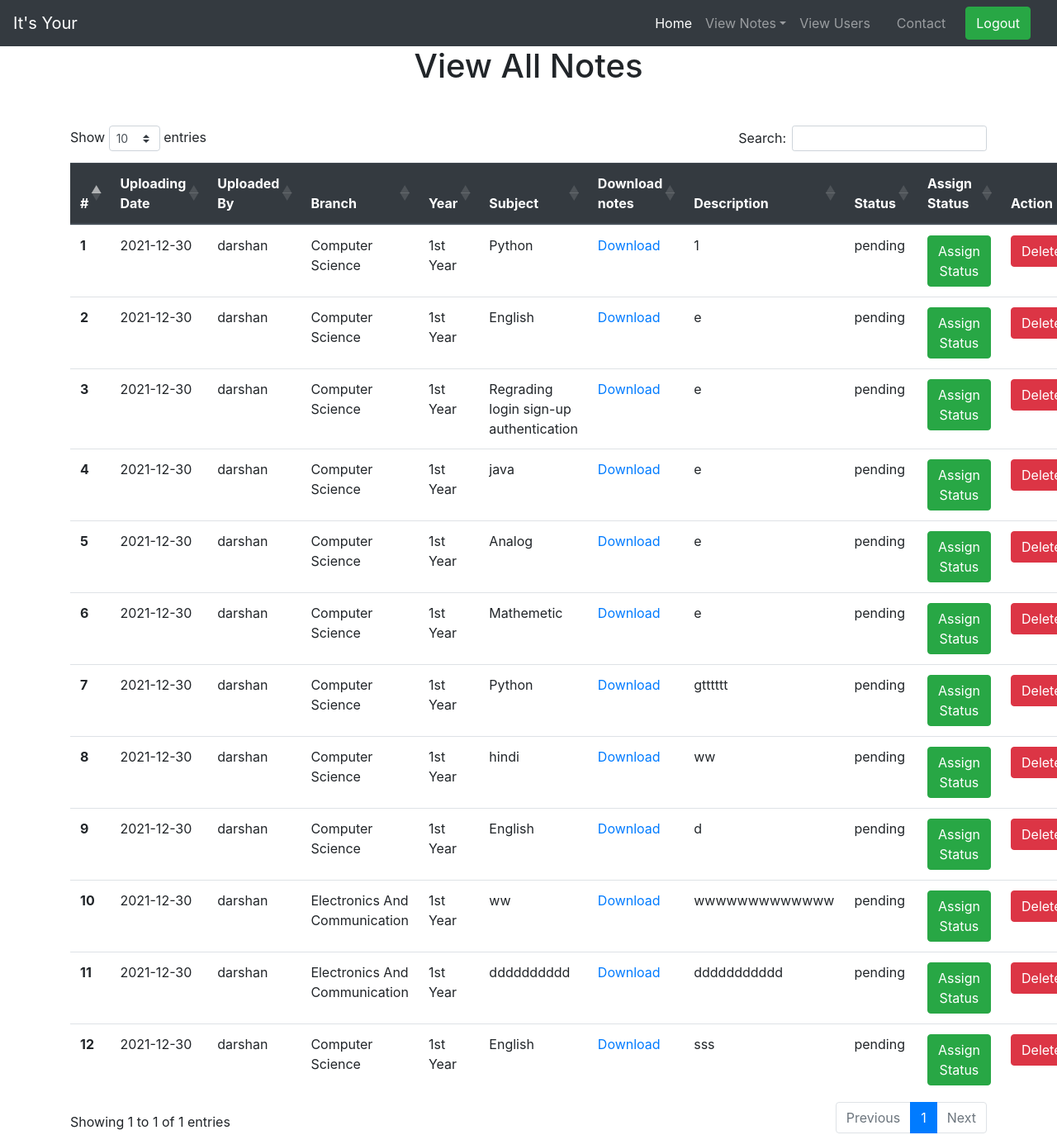
/all_notes (signed in), run on an earlier commit of the app's database.
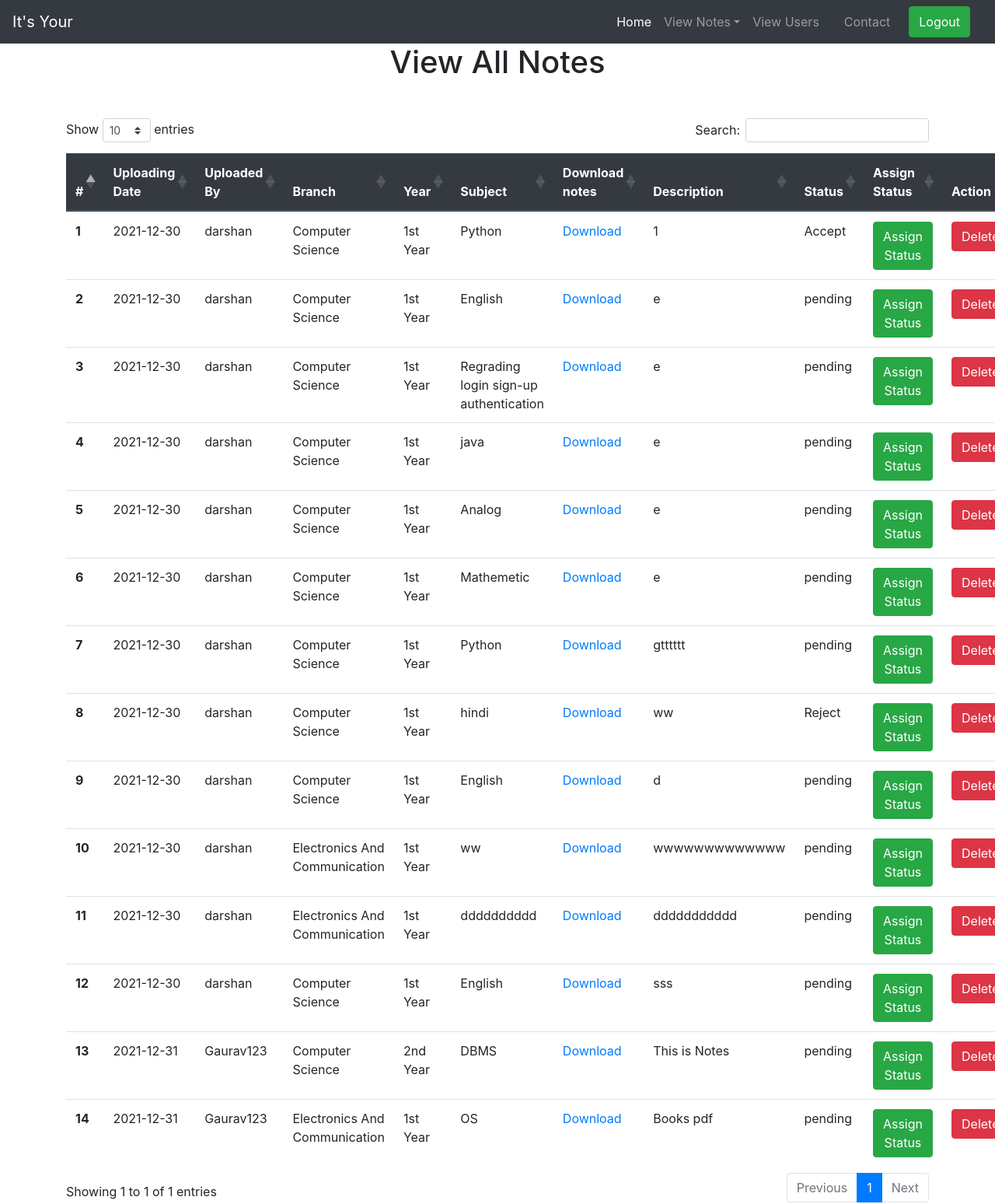
And on a later commit of the database.
### notes/models.py (models this page shows)
class Notes(models.Model):
    user = models.ForeignKey(User,on_delete=models.CASCADE)
    uploadingdate =models.CharField(max_length=30,null=True)
    branch =models.CharField(max_length=30)
    subject =models.CharField(max_length=30)
    notesfile =models.FileField(null=True)
    filetype =models.CharField(max_length=30)
    description =models.CharField(max_length=200,null=True)
    year =models.CharField(max_length=30,null=True)
    notestype=models.CharField(max_length=30,null=True)
    status =models.CharField(max_length=30)

### notes/views.py (the view)
# urls.py: path('all_notes',all_notes, name='all_notes'),
def all_notes(request):
    if not request.user.is_authenticated:
           return redirect('index')
    notes = Notes.objects.all()
    d={'notes':notes}
    return render(request,'notes/all_notes.html',d)

### notes/templates/notes/all_notes.html (shortened to what this page needs)
{% extends 'notes/admin_nav.html' %}
{% load static %}
{% block body %}
<link rel="stylesheet" href="https://cdnjs.cloudflare.com/ajax/libs/twitter-bootstrap/4.5.2/css/bootstrap.css">
<link rel="stylesheet" href="https://cdn.datatables.net/1.10.23/css/dataTables.bootstrap4.min.css">
<h1 class="text-center">View All Notes</h1>
<div class="container mt-5">
    <table class="table" id="example">
        <thead class="thead-dark">
          <tr>
            <th scope="col">#</th>
            <th scope="col">Uploading Date</th>
            <th scope="col">Uploaded By</th>
            <th scope="col">Branch</th>
            <th scope="col">Year</th>
            <th scope="col">Subject</th>
            <th scope="col">Download notes</th>
            <th scope="col">Description</th>
            <th scope="col">Status</th>
            <th scope="col">Assign Status</th>
            <th scope="col">Action</th>
          </tr>
        </thead>
        {% for i in notes %}
        <tbody>
          <tr>
            <th scope="row">{{forloop.counter }}</th>
            <td>{{i.uploadingdate}}</td>
            <td>{{i.user.username}}</td>
            <td>{{i.branch}}</td>
            <td>{{i.year}}</td>
            <td>{{i.subject}}</td>
            <td><a href="{{i.notesfile.url}}" download>Download</a></td>
            <td>{{i.description}}</td>
            <td>{{i.status}}</td>
            <td><a href="{% url 'assign_status' i.id %}" class="btn btn-success" >Assign Status</a></td>
            <td><a href="{% url 'delete_notes' i.id %}" class="btn btn-danger" onclick="return confirm('Are You Sure')">Delete</a></td>
          </tr>
        </tbody>
        {% endfor %}
      </table>
</div>
{% endblock %}

What changed in the data, as far as the page shows it:
changed Notes: status "pending" → "Accept"
changed Notes "hindi": status "pending" → "Reject"
added Notes: uploadingdate "2021-12-31", user.username "Gaurav123", branch "Computer Science", year "2nd Year", subject "DBMS", description "This is Notes", status "pending"
added Notes: uploadingdate "2021-12-31", user.username "Gaurav123", branch "Electronics And Communication", year "1st Year", subject "OS", description "Books pdf", status "pending"
